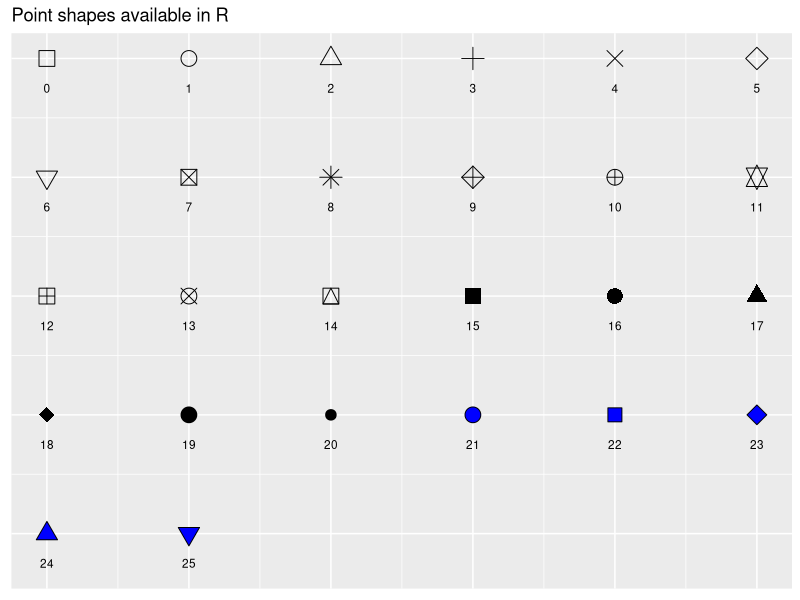
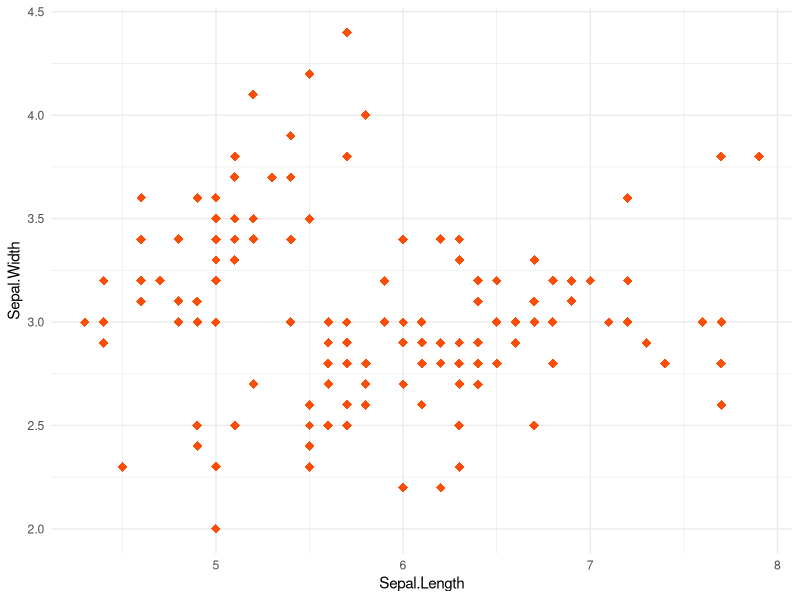
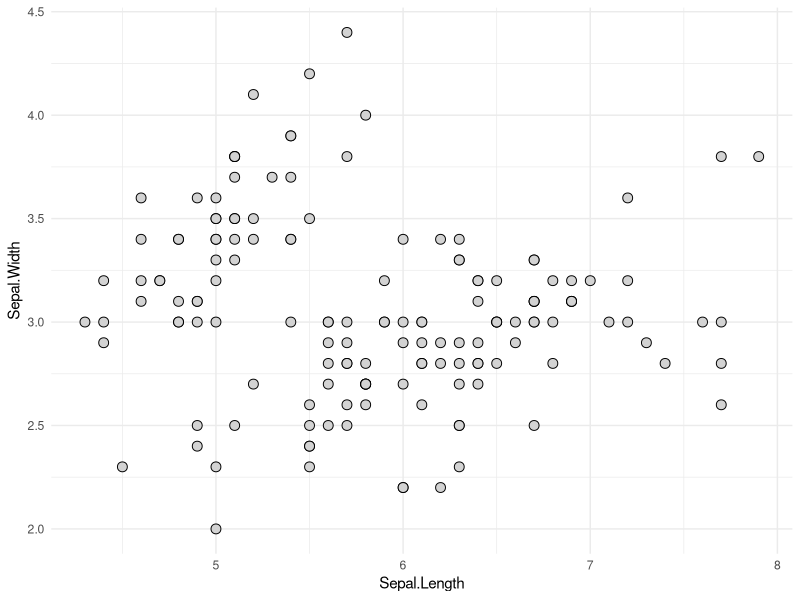
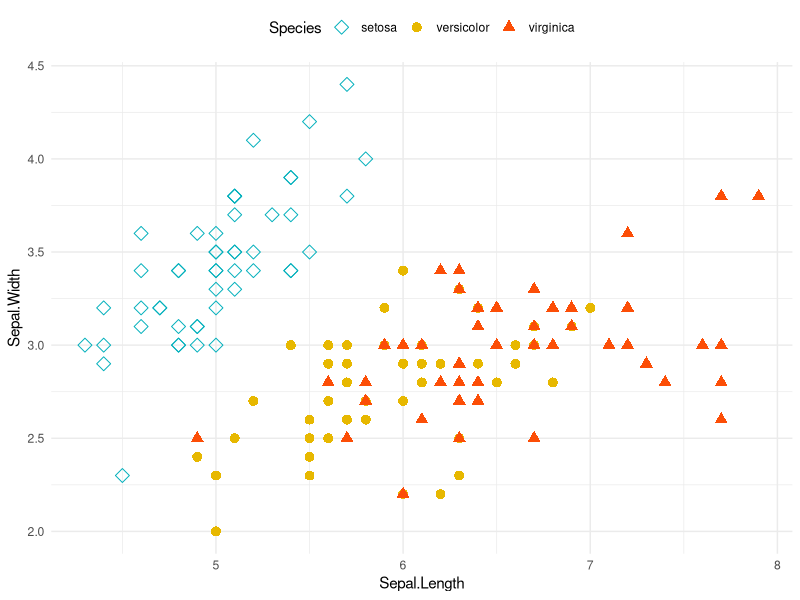

Write R code to recreate these figures, in order.
## ---- chunk 1
knitr::opts_chunk$set(
    # fig.width = 6, 
    # fig.height = 3.8,
    fig.align = "center", 
    # fig.retina = 3,
    out.width = "100%", 
    collapse = TRUE
)
## ---- chunk 2
ggpubr::show_point_shapes()
## ---- chunk 3
library(ggplot2)
# Change shape, color and size
ggplot(iris, aes(Sepal.Length, Sepal.Width)) +
  geom_point(shape = 18, color = "#FC4E07", size = 3)+
  theme_minimal()

# Change background fill and line color
ggplot(iris, aes(Sepal.Length, Sepal.Width)) +
  geom_point(shape = 21, fill = "lightgray",
             color = "black", size = 3)+
  theme_minimal()

# Change point shapes and colors by groups
ggplot(iris, aes(Sepal.Length, Sepal.Width)) +
  geom_point(aes(shape = Species, color = Species), size = 3) +
  scale_shape_manual(values = c(5, 16, 17)) +
  scale_color_manual(values = c("#00AFBB", "#E7B800", "#FC4E07"))+
  theme_minimal() +
  theme(legend.position = "top")
